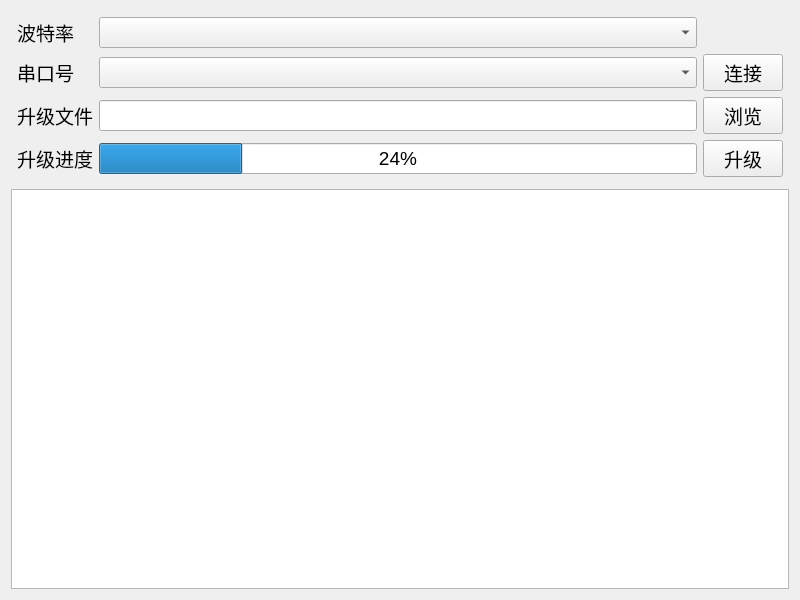
<?xml version="1.0" encoding="UTF-8"?>
<ui version="4.0">
 <class>Widget</class>
 <widget class="QWidget" name="Widget">
  <property name="geometry">
   <rect>
    <x>0</x>
    <y>0</y>
    <width>800</width>
    <height>600</height>
   </rect>
  </property>
  <property name="font">
   <font>
    <pointsize>14</pointsize>
   </font>
  </property>
  <property name="windowTitle">
   <string>江苏海平面升级工具</string>
  </property>
  <layout class="QGridLayout" name="gridLayout_2">
   <item row="0" column="0">
    <layout class="QGridLayout" name="gridLayout">
     <property name="sizeConstraint">
      <enum>QLayout::SetDefaultConstraint</enum>
     </property>
     <property name="leftMargin">
      <number>6</number>
     </property>
     <property name="topMargin">
      <number>6</number>
     </property>
     <property name="rightMargin">
      <number>6</number>
     </property>
     <property name="bottomMargin">
      <number>6</number>
     </property>
     <item row="0" column="0">
      <widget class="QLabel" name="label">
       <property name="text">
        <string>波特率</string>
       </property>
      </widget>
     </item>
     <item row="0" column="1">
      <widget class="QComboBox" name="cbx_baudrate">
       <property name="minimumSize">
        <size>
         <width>0</width>
         <height>30</height>
        </size>
       </property>
      </widget>
     </item>
     <item row="1" column="0">
      <widget class="QLabel" name="label_2">
       <property name="text">
        <string>串口号</string>
       </property>
      </widget>
     </item>
     <item row="1" column="1">
      <widget class="QComboBox" name="cbx_serialnum">
       <property name="minimumSize">
        <size>
         <width>0</width>
         <height>30</height>
        </size>
       </property>
      </widget>
     </item>
     <item row="1" column="2">
      <widget class="QPushButton" name="btn_connect">
       <property name="minimumSize">
        <size>
         <width>0</width>
         <height>30</height>
        </size>
       </property>
       <property name="text">
        <string>连接</string>
       </property>
      </widget>
     </item>
     <item row="2" column="0">
      <widget class="QLabel" name="label_3">
       <property name="text">
        <string>升级文件</string>
       </property>
      </widget>
     </item>
     <item row="2" column="1">
      <widget class="QLineEdit" name="ledit_updatefile">
       <property name="minimumSize">
        <size>
         <width>0</width>
         <height>30</height>
        </size>
       </property>
       <property name="clearButtonEnabled">
        <bool>true</bool>
       </property>
      </widget>
     </item>
     <item row="2" column="2">
      <widget class="QPushButton" name="btn_choice">
       <property name="minimumSize">
        <size>
         <width>0</width>
         <height>30</height>
        </size>
       </property>
       <property name="text">
        <string>浏览</string>
       </property>
      </widget>
     </item>
     <item row="3" column="0">
      <widget class="QLabel" name="label_4">
       <property name="text">
        <string>升级进度</string>
       </property>
      </widget>
     </item>
     <item row="3" column="1">
      <widget class="QProgressBar" name="progressBar">
       <property name="minimumSize">
        <size>
         <width>0</width>
         <height>30</height>
        </size>
       </property>
       <property name="value">
        <number>24</number>
       </property>
      </widget>
     </item>
     <item row="3" column="2">
      <widget class="QPushButton" name="btn_upgrade">
       <property name="minimumSize">
        <size>
         <width>0</width>
         <height>30</height>
        </size>
       </property>
       <property name="text">
        <string>升级</string>
       </property>
      </widget>
     </item>
    </layout>
   </item>
   <item row="1" column="0">
    <widget class="QTextEdit" name="textEdit">
     <property name="font">
      <font>
       <family>宋体</family>
       <pointsize>14</pointsize>
      </font>
     </property>
    </widget>
   </item>
  </layout>
 </widget>
 <resources/>
 <connections/>
</ui>
